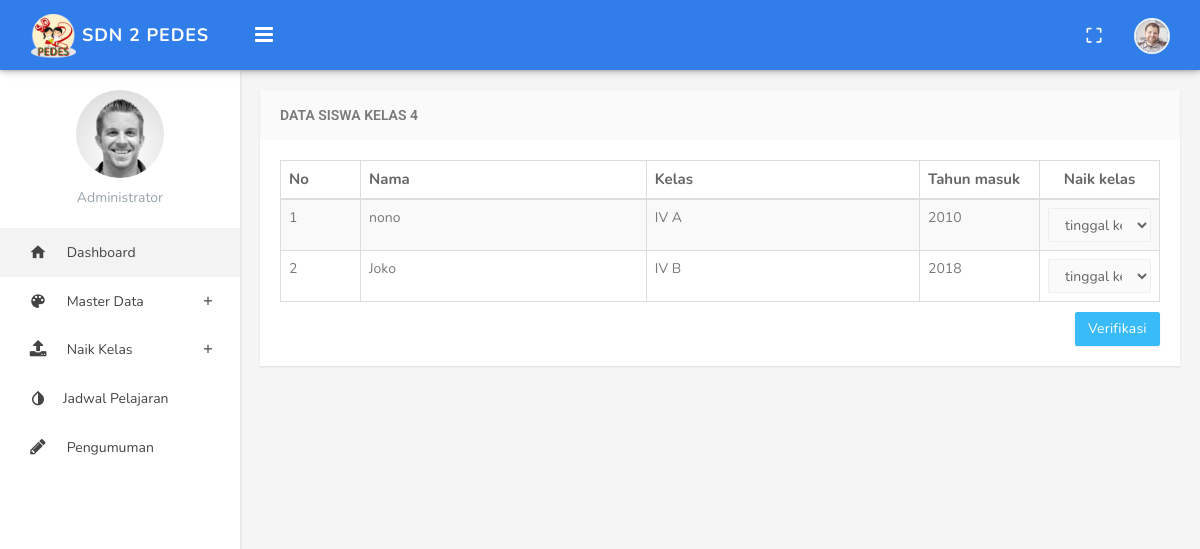
/index.php/admin/naikkelas/kelas4, run on an earlier commit of the app's database.
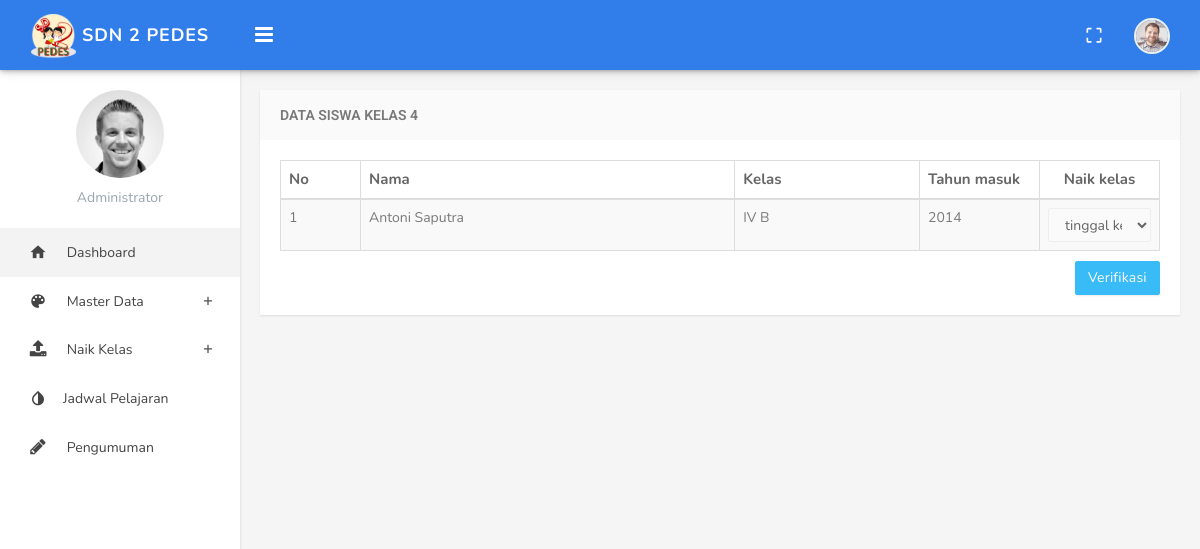
And on a later commit of the database.
### tables this page shows
CREATE TABLE `siswa` (
  `nis` varchar(15) NOT NULL,
  `nama` varchar(30) NOT NULL,
  `jk` enum('L','P') NOT NULL,
  `ttl` varchar(30) NOT NULL,
  `id_kelas` int(5) NOT NULL,
  `th_masuk` varchar(15) NOT NULL,
  `nope` varchar(15) NOT NULL,
  `alamat` varchar(50) NOT NULL
);

CREATE TABLE `ruang_kelas` (
  `id` int(5) NOT NULL,
  `nama_ruangan` varchar(6) NOT NULL,
  `jumlah_siswa` int(2) NOT NULL,
  `status` int(11) NOT NULL
);

### application/controllers/admin/Naikkelas.php (called while the page is built, shortened)
<?php
class Naikkelas extends CI_Controller
{
    public function kelas4()
	{
        $data['siswa']= $this->db->select('siswa.*, ruang_kelas.nama_ruangan as kelas')->from('siswa')->join('ruang_kelas','ruang_kelas.id=siswa.id_kelas')->where('ruang_kelas.status',4)->get()->result();
        $stat = $this->db->select('status')->from('ruang_kelas')->where('ruang_kelas.id',7)->get()->row();
        $id = $stat->status;
        $data['naik']= $this->db->select('*')->from('ruang_kelas')->where('ruang_kelas.status',$id+1)->get()->result();
        $this->load->view('admin/naikkelas/kelas4',$data);
    }
}

### index.php (called while the page is built, shortened)
<?php
require_once BASEPATH.'core/CodeIgniter.php';

### application/views/admin/naikkelas/kelas4.php (the view, shortened to what this page needs)
<!DOCTYPE html>
<html>
<head>
</head>
<body class="fixed-left">
    <div id="wrapper">
        <div class="content-page">
			<div class="content">
				<div class="container">
					<div class="row">
						<div class="col-md-12">
							<div class="panel panel-default">
								<div class="panel-heading">
									<h3 class="panel-title">Data Siswa Kelas 4</h3>
								</div>
								<div class="panel-body">
									<form action="<?= base_url()."admin/naikkelas/simpan" ?>" method="POST">
										<table width="100%" class="table table-striped table-bordered" id="tabeldata">
											<thead>
												<tr>
													<th width="80">No</th>
													<th >Nama</th>
													<th>Kelas</th>
													<th width="120">Tahun masuk</th>
													<th width="120"><center>Naik kelas</center></th>
												</tr>
											</thead>
											<tbody>
											<?php $no = 1; ?>
												<?php foreach($siswa as $sw) : ?>
													<tr class="gradeX">
														<td><?= $no++;?> </td>
														<td><?= $sw->nama; ?></td>
														<td><?= $sw->kelas; ?></td>
														<td><?= $sw->th_masuk; ?></td>
														<td >
														<select name="kelas[]" class="form-control">
														<option value="<?= $sw->id_kelas; ?>">tinggal kelas</option>
														</select></td>
													</tr>
												<?php endforeach; ?>
											</tbody>
										</table>
										<button type="submit" class="btn btn-info waves-effect waves-light pull-right">Verifikasi</button>
									</form>
								</div>
							</div>
						</div>
						</div>
					</div>
				</div>
			</div>
		</div>
</body>
</html>

What changed in the data, as far as the page shows it:
no longer on this page (row edited): siswa: nama "nono", ruang_kelas.nama_ruangan "IV A", th_masuk "2010"
removed siswa: nama "Joko", ruang_kelas.nama_ruangan "IV B", th_masuk "2018"
added siswa: nama "Antoni Saputra", ruang_kelas.nama_ruangan "IV B", th_masuk "2014"
